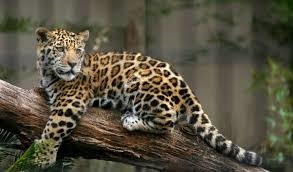
#> input picture AED/Ficha 6/images/img1.jpg, 293 x 172 px, found by its file name
$ python exercicio_8.py
#> lines starting #> are read from the running program, lines starting #| are printed output that depends on the picture
from PIL import Image

pathImages = ".\\Pasta images-20251115\\"

def rotation(imageName, angle):
#> called with imageName = 'img1.jpg', angle = 90
    imagem = Image.open(pathImages + imageName)  # abre a imagem
#> imagem is the input picture: PIL image 293x172 RGB; mean R, G, B 86.7, 81.2, 64.6
    rotatedImage = imagem.rotate(angle, expand=True)  # roda com ajuste de tamanho
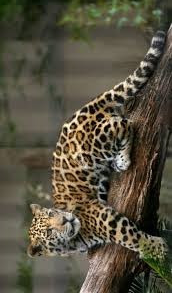
#> rotatedImage: PIL image 172x293 RGB; mean R, G, B 86.7, 81.2, 64.6
    rotatedImage.show()
rotation("img1.jpg", 90)

$ run again, with AED/Ficha 6/images/img2.jpg copied over AED/Ficha 6/images/img1.jpg
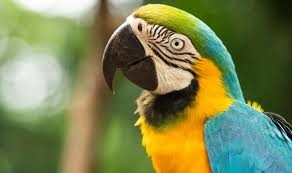
#> input picture AED/Ficha 6/images/img2.jpg, 292 x 173 px, found by its file name
#> in rotation, imagem is the input picture: PIL image 292x173 RGB; mean R, G, B 123.6, 132.1, 82.8
#> in rotation, `rotatedImage = imagem.rotate(angle, expand=True)`:
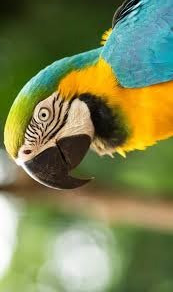
#> rotatedImage: PIL image 173x292 RGB; mean R, G, B 123.6, 132.1, 82.8

$ run again, with AED/Ficha 6/images/img3.jpg copied over AED/Ficha 6/images/img1.jpg
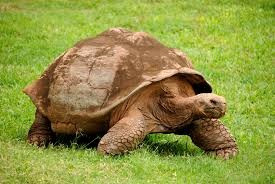
#> input picture AED/Ficha 6/images/img3.jpg, 275 x 184 px, found by its file name
#> in rotation, imagem is the input picture: PIL image 275x184 RGB; mean R, G, B 143.2, 147.2, 67.2
#> in rotation, `rotatedImage = imagem.rotate(angle, expand=True)`:
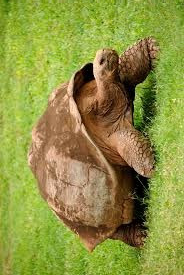
#> rotatedImage: PIL image 184x275 RGB; mean R, G, B 143.2, 147.2, 67.2

$ run again, with AED/Ficha 6/images/img4.jpg copied over AED/Ficha 6/images/img1.jpg
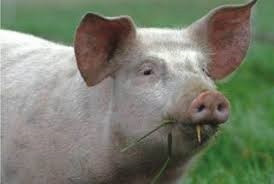
#> input picture AED/Ficha 6/images/img4.jpg, 274 x 184 px, found by its file name
#> in rotation, imagem is the input picture: PIL image 274x184 RGB; mean R, G, B 120.7, 125.9, 109.8
#> in rotation, `rotatedImage = imagem.rotate(angle, expand=True)`:
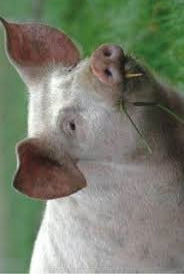
#> rotatedImage: PIL image 184x274 RGB; mean R, G, B 120.7, 125.9, 109.8
